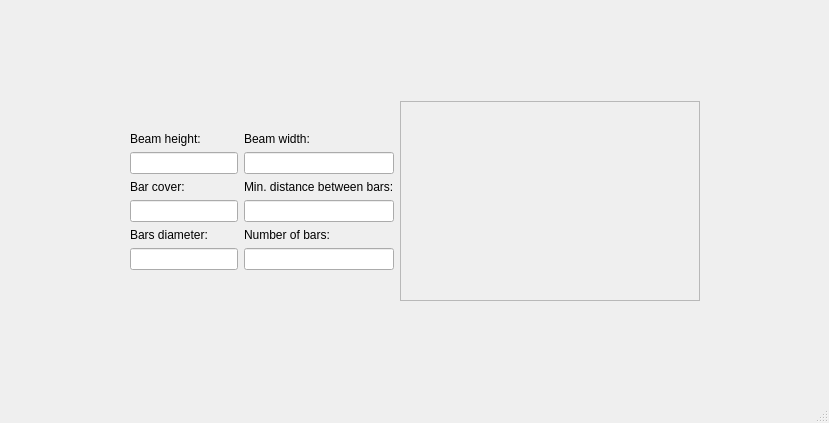
<?xml version="1.0" encoding="UTF-8"?>
<ui version="4.0">
 <class>MainWindow</class>
 <widget class="QMainWindow" name="MainWindow">
  <property name="geometry">
   <rect>
    <x>0</x>
    <y>0</y>
    <width>829</width>
    <height>423</height>
   </rect>
  </property>
  <property name="windowTitle">
   <string>MainWindow</string>
  </property>
  <widget class="QWidget" name="centralwidget">
   <layout class="QHBoxLayout" name="horizontalLayout_3">
    <item>
     <spacer name="horizontalSpacer">
      <property name="orientation">
       <enum>Qt::Horizontal</enum>
      </property>
      <property name="sizeHint" stdset="0">
       <size>
        <width>100</width>
        <height>20</height>
       </size>
      </property>
     </spacer>
    </item>
    <item>
     <layout class="QVBoxLayout" name="verticalLayout_4">
      <item>
       <spacer name="verticalSpacer">
        <property name="orientation">
         <enum>Qt::Vertical</enum>
        </property>
        <property name="sizeHint" stdset="0">
         <size>
          <width>20</width>
          <height>40</height>
         </size>
        </property>
       </spacer>
      </item>
      <item>
       <layout class="QHBoxLayout" name="horizontalLayout_2">
        <item>
         <layout class="QVBoxLayout" name="verticalLayout_3">
          <item>
           <spacer name="verticalSpacer_3">
            <property name="orientation">
             <enum>Qt::Vertical</enum>
            </property>
            <property name="sizeHint" stdset="0">
             <size>
              <width>20</width>
              <height>40</height>
             </size>
            </property>
           </spacer>
          </item>
          <item>
           <layout class="QHBoxLayout" name="horizontalLayout">
            <item>
             <layout class="QVBoxLayout" name="verticalLayout">
              <item>
               <widget class="QLabel" name="label">
                <property name="text">
                 <string>Beam height:</string>
                </property>
               </widget>
              </item>
              <item>
               <widget class="QLineEdit" name="heightInput"/>
              </item>
              <item>
               <widget class="QLabel" name="label_2">
                <property name="text">
                 <string>Bar cover:</string>
                </property>
               </widget>
              </item>
              <item>
               <widget class="QLineEdit" name="coverInput"/>
              </item>
              <item>
               <widget class="QLabel" name="label_3">
                <property name="text">
                 <string>Bars diameter:</string>
                </property>
               </widget>
              </item>
              <item>
               <widget class="QLineEdit" name="fiInput"/>
              </item>
             </layout>
            </item>
            <item>
             <layout class="QVBoxLayout" name="verticalLayout_2">
              <item>
               <widget class="QLabel" name="label_4">
                <property name="text">
                 <string>Beam width:</string>
                </property>
               </widget>
              </item>
              <item>
               <widget class="QLineEdit" name="widthInput"/>
              </item>
              <item>
               <widget class="QLabel" name="label_5">
                <property name="text">
                 <string>Min. distance between bars:</string>
                </property>
               </widget>
              </item>
              <item>
               <widget class="QLineEdit" name="bardistInput"/>
              </item>
              <item>
               <widget class="QLabel" name="label_6">
                <property name="text">
                 <string>Number of bars:</string>
                </property>
               </widget>
              </item>
              <item>
               <widget class="QLineEdit" name="barsInput"/>
              </item>
             </layout>
            </item>
           </layout>
          </item>
          <item>
           <spacer name="verticalSpacer_4">
            <property name="orientation">
             <enum>Qt::Vertical</enum>
            </property>
            <property name="sizeHint" stdset="0">
             <size>
              <width>20</width>
              <height>40</height>
             </size>
            </property>
           </spacer>
          </item>
         </layout>
        </item>
        <item>
         <widget class="QFrame" name="drawCanvas">
          <property name="sizePolicy">
           <sizepolicy hsizetype="Fixed" vsizetype="Fixed">
            <horstretch>0</horstretch>
            <verstretch>0</verstretch>
           </sizepolicy>
          </property>
          <property name="minimumSize">
           <size>
            <width>300</width>
            <height>199</height>
           </size>
          </property>
          <property name="maximumSize">
           <size>
            <width>300</width>
            <height>200</height>
           </size>
          </property>
          <property name="frameShape">
           <enum>QFrame::StyledPanel</enum>
          </property>
          <property name="frameShadow">
           <enum>QFrame::Raised</enum>
          </property>
         </widget>
        </item>
       </layout>
      </item>
      <item>
       <spacer name="verticalSpacer_2">
        <property name="orientation">
         <enum>Qt::Vertical</enum>
        </property>
        <property name="sizeHint" stdset="0">
         <size>
          <width>20</width>
          <height>40</height>
         </size>
        </property>
       </spacer>
      </item>
     </layout>
    </item>
    <item>
     <spacer name="horizontalSpacer_2">
      <property name="orientation">
       <enum>Qt::Horizontal</enum>
      </property>
      <property name="sizeHint" stdset="0">
       <size>
        <width>100</width>
        <height>20</height>
       </size>
      </property>
     </spacer>
    </item>
   </layout>
  </widget>
  <widget class="QMenuBar" name="menubar">
   <property name="geometry">
    <rect>
     <x>0</x>
     <y>0</y>
     <width>829</width>
     <height>21</height>
    </rect>
   </property>
  </widget>
  <widget class="QStatusBar" name="statusbar"/>
 </widget>
 <tabstops>
  <tabstop>heightInput</tabstop>
  <tabstop>widthInput</tabstop>
  <tabstop>coverInput</tabstop>
  <tabstop>bardistInput</tabstop>
  <tabstop>fiInput</tabstop>
  <tabstop>barsInput</tabstop>
 </tabstops>
 <resources/>
 <connections/>
</ui>
